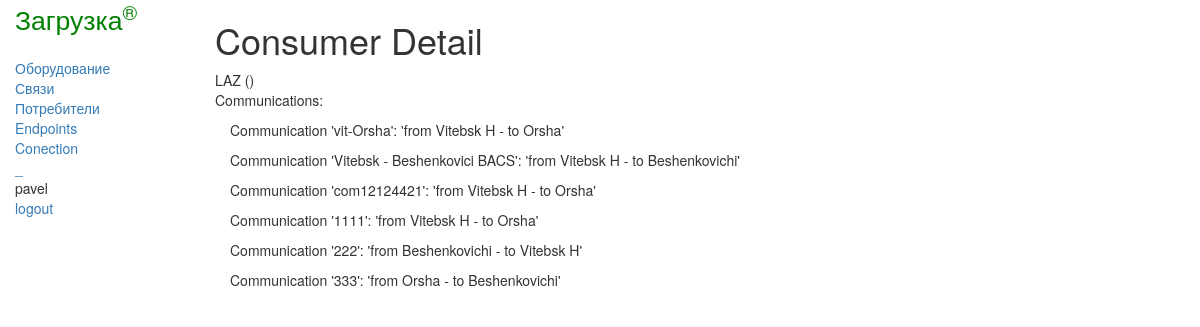
The app's page /register/consumer/1 (signed in), older data.
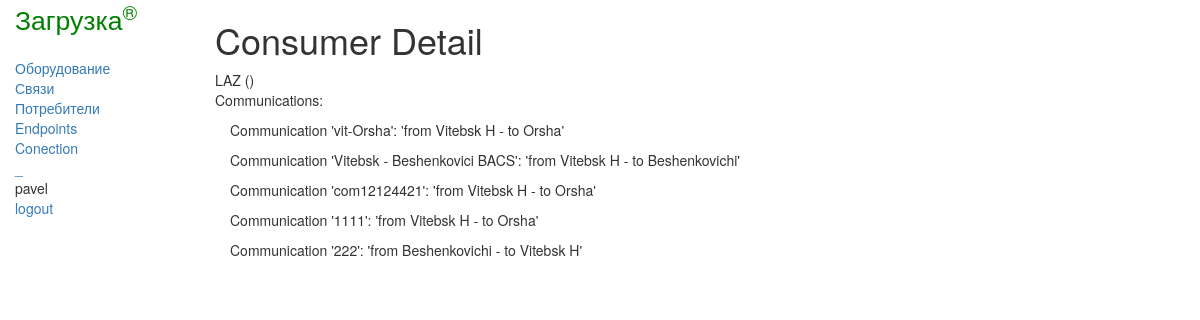
The same page, newer data.
### register/models.py (models this page shows, shortened)
class Communication(models.Model):
    service_status_choices = [
        ('E', 'enabled'),
        ('D', 'disabled')
    ]
    name = models.CharField(max_length=150)
    direction_from = models.ForeignKey(EndPoint, on_delete=models.RESTRICT, related_name='direction_from')
    direction_to = models.ForeignKey(EndPoint, on_delete=models.RESTRICT, related_name='direction_to')
    consumer = models.ForeignKey(Consumer, on_delete=models.RESTRICT, related_name='communications')
    service_status = models.CharField(max_length=1, choices=service_status_choices, default='E')
    create_date = models.DateTimeField(auto_now_add=True)
    note = models.TextField(null=True, blank=True)
    class Meta:
        unique_together = ('name', 'direction_from', 'direction_to', 'consumer')
    def __str__(self):
        return f"Communication '{self.name}': 'from {self.direction_from} - to {self.direction_to}'"

class EndPoint(models.Model):
    name = models.CharField(max_length=100)
    code = models.CharField(max_length=100, null=True, blank=True)
    note = models.TextField(null=True, blank=True)
    def __str__(self):
        return f"{self.name}"

### register/views.py (the view)
# urls.py: path('consumer/<pk>', views.ConsumerDetailView.as_view(), name='consumer_detail'),
class ConsumerDetailView(generic.DetailView):
    model = Consumer

### register/templates/register/consumer_detail.html
{% extends "base_generic.html" %}
{% block content %}
 <h1>Consumer Detail</h1>
    {% if consumer %}
        {{ consumer.name }} ({{ consumer.phone }})
        <p>Communications:</p>
        {% for communication in consumer.communications.all %}
            <p style="margin-left: 15px;">{{ communication }}</p>
        {% endfor %}
    {% else %}
      <p>There are no consumer detail</p>
    {% endif %}
{% endblock %}

Row changes from the older to the newer data that the page shows:
removed Communication: name+direction_from+direction_to "Communication '333': 'from Orsha - to Beshenkovichi'"
